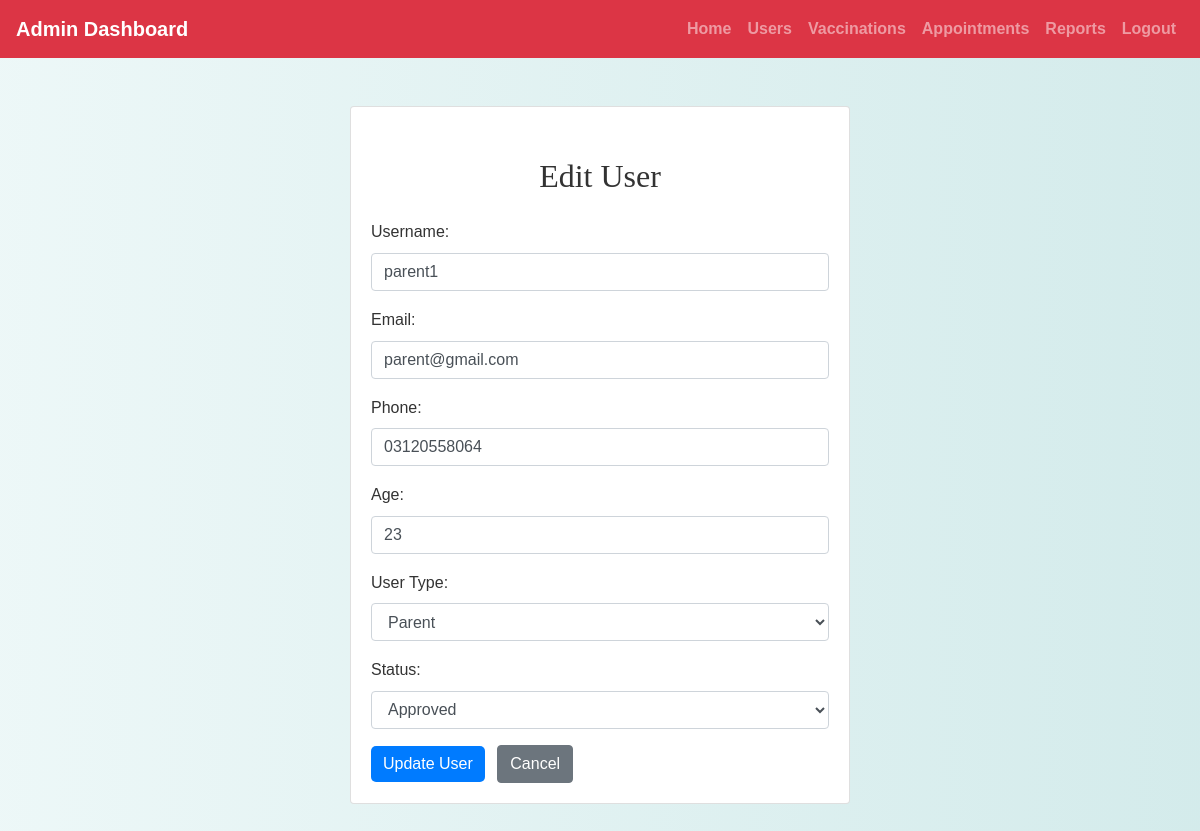
Page /admin/edit_user.php?id=2 (signed in) on the committed database.
### tables this page shows
CREATE TABLE `users` (
  `id` int(11) NOT NULL,
  `username` varchar(50) NOT NULL,
  `password` varchar(255) NOT NULL,
  `email` varchar(100) NOT NULL,
  `phone` varchar(20) NOT NULL,
  `age` int(11) DEFAULT NULL,
  `bio` text DEFAULT NULL,
  `user_type` varchar(50) DEFAULT NULL,
  `profile_picture` varchar(255) DEFAULT NULL,
  `status` enum('pending','approved','rejected') DEFAULT 'pending'
);

### admin/edit_user.php (the view, shortened to what this page needs)
<?php
include('config.php');
$id = (int)$_GET['id'];
$user = mysqli_fetch_assoc(mysqli_query($conn, "SELECT * FROM users WHERE id = $id"));
?>
<!DOCTYPE html>
<html>
<head>
    <link rel="stylesheet" href="https://maxcdn.bootstrapcdn.com/bootstrap/4.5.2/css/bootstrap.min.css">
    <link rel="stylesheet" href="../css/style.css">
</head>
<body>
<?php include('admin_navbar.php'); ?>
<div class="container mt-5 mb-5">
    <div class="card mx-auto" style="max-width: 500px;">
        <div class="card-body">
            <h2 class="mb-4">Edit User</h2>
            <form method="post">
                <div class="form-group">
                    <label>Username:</label>
                    <input type="text" name="username" value="<?= htmlspecialchars($user['username']) ?>" required class="form-control">
                </div>
                <div class="form-group">
                    <label>Email:</label>
                    <input type="email" name="email" value="<?= htmlspecialchars($user['email']) ?>" required class="form-control">
                </div>
                <div class="form-group">
                    <label>Phone:</label>
                    <input type="text" name="phone" value="<?= htmlspecialchars($user['phone']) ?>" class="form-control">
                </div>
                <div class="form-group">
                    <label>Age:</label>
                    <input type="number" name="age" value="<?= htmlspecialchars($user['age']) ?>" class="form-control">
                </div>
                <div class="form-group">
                    <label>User Type:</label>
                    <select name="user_type" class="form-control" required>
                        <option value="Parent" <?= $user['user_type'] === 'Parent' ? 'selected' : '' ?>>Parent</option>
                    </select>
                </div>
                <div class="form-group">
                    <label>Status:</label>
                    <select name="status" class="form-control" required>
                        <option value="approved" <?= $user['status'] === 'approved' ? 'selected' : '' ?>>Approved</option>
                    </select>
                </div>
                <button type="submit" class="btn btn-primary">Update User</button>
                <a href="view_users.php" class="btn btn-secondary ml-2">Cancel</a>
            </form>
        </div>
    </div>
</div>
</body>
</html>

### css/style.css (style rules this page uses)
body { background: linear-gradient(90deg, rgba(233, 246, 246, 0.831), rgba(207, 233, 233, 0.9)); font-family: 'Arial', sans-serif; color: #333; line-height: 1.6; }
h1, h2, h3, h4 { text-align: center; margin-top: 30px; margin-bottom: 30px; font-family: 'Georgia', serif; }
.container { margin-bottom: 40px; }
.btn-primary { color: #fff; border: none; border-radius: 5px; cursor: pointer; transition: background-color 0.3s ease; }
a { color: #006666; text-decoration: none; font-weight: bold; }

### rows in the picture
users: username "parent1", email "parent@gmail.com", phone "03120558064", age "23", user_type "Parent", status "Approved"
